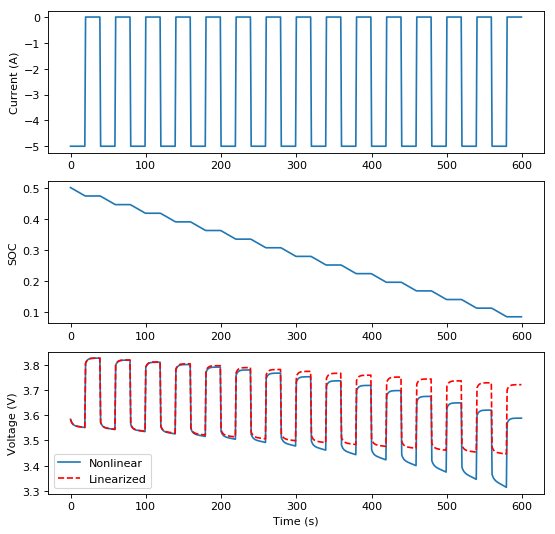

Reproduce this figure in Python.
## Part(b): Simulate

# Assemble (A,B) state-space matrices
A = [[0, 0], [0, -1/(R2 * C)]]
B = [[1/Q], [1/C]]
print(A)
print(B)
C_dummy = [1, 1]
D_dummy = R1
print(C_dummy)
print(D_dummy)

# Create state-space model
sys = signal.lti(A, B, C_dummy, D_dummy)

# Create time vector
DeltaT = 1 # Time step size [sec]
t = np.arange(0,10*60,DeltaT)   # Total Simulation time (min*sec/min)
#print('time')
#print(t)

# Input current signals
#print(np.shape(t))
Current = np.zeros_like(t)*0
for k in range(0, len(Current)):
    if (t[k] % 40) < 20:
        Current[k] = -5

# Initial Conditions
z0 = 0.5 # state-of-charge
V_c0 = 0 # capacitor voltage
x0 = [z0,V_c0] # np.array([[z0],[V_c0]])   # Vectorize initial conditions
print('x0')
print(x0)

print(np.shape(x0))
print(np.shape(Current))
print(np.shape(t))

# Simulate linear dynamics (Read documentation on scipy.signal.lsim)
tsim, y, x = signal.lsim2(sys, Current, t, x0)

# Parse out states
z = x[:,0]
V_c = x[:,1]

# Compute nonlinear output function
V_nl = p_0 + p_1 * z + p_2 * (z ** 2) + p_3 * (z ** 3) + V_c + R1 * Current

### Compute linearized output function
# Linearization Points
zeq = 0.5   # state-of-charge
V_ceq = 0 # capacitor voltage
Ieq = 0 # Current

V_lin = V_c + (p_1 + p_2 + 0.75 * p_3) * z + R1 * Current + p_0 - 0.25 * p_2 - 0.25 * p_3 

## Part(b): Plot results

# Current
plt.figure(num=2, figsize=(8, 8), dpi=80, facecolor='w', edgecolor='k')
plt.subplot(3, 1, 1)
plt.plot(t, Current)
plt.ylabel('Current (A)')

# State-of-charge
plt.subplot(3, 1, 2)
plt.plot(t, z)
plt.ylabel('SOC')

# Nonlinear and linearized voltage
plt.subplot(3, 1, 3)
plt.plot(t, V_nl,label="Nonlinear")
plt.plot(t, V_lin, 'r--', label="Linearized")
plt.ylabel('Voltage (V)')
plt.xlabel('Time (s)')
plt.legend()

plt.show()
